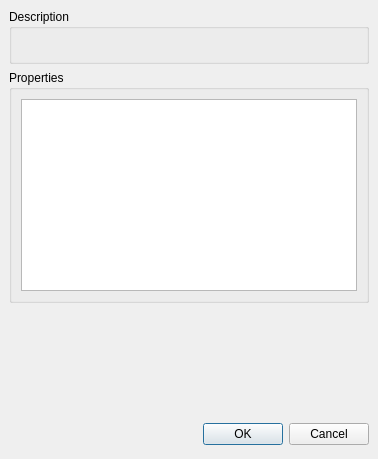
<ui version="4.0" >
 <class>ParticleTypePropertiesDialog</class>
 <widget class="QDialog" name="ParticleTypePropertiesDialog" >
  <property name="geometry" >
   <rect>
    <x>0</x>
    <y>0</y>
    <width>378</width>
    <height>459</height>
   </rect>
  </property>
  <property name="windowTitle" >
   <string>Particle type properties</string>
  </property>
  <layout class="QVBoxLayout" >
   <property name="margin" >
    <number>9</number>
   </property>
   <property name="spacing" >
    <number>6</number>
   </property>
   <item>
    <widget class="QGroupBox" name="groupBox" >
     <property name="title" >
      <string>Description</string>
     </property>
     <layout class="QVBoxLayout" >
      <property name="margin" >
       <number>9</number>
      </property>
      <property name="spacing" >
       <number>6</number>
      </property>
      <item>
       <widget class="QLabel" name="descriptionLabel" >
        <property name="text" >
         <string/>
        </property>
       </widget>
      </item>
     </layout>
    </widget>
   </item>
   <item>
    <widget class="QGroupBox" name="groupBox_2" >
     <property name="title" >
      <string>Properties</string>
     </property>
     <layout class="QVBoxLayout" >
      <property name="margin" >
       <number>9</number>
      </property>
      <property name="spacing" >
       <number>6</number>
      </property>
      <item>
       <widget class="QTableWidget" name="propertiesTableWidget" >
        <property name="alternatingRowColors" >
         <bool>true</bool>
        </property>
       </widget>
      </item>
     </layout>
    </widget>
   </item>
   <item>
    <spacer>
     <property name="orientation" >
      <enum>Qt::Vertical</enum>
     </property>
     <property name="sizeHint" >
      <size>
       <width>20</width>
       <height>40</height>
      </size>
     </property>
    </spacer>
   </item>
   <item>
    <layout class="QHBoxLayout" >
     <property name="margin" >
      <number>0</number>
     </property>
     <property name="spacing" >
      <number>6</number>
     </property>
     <item>
      <spacer>
       <property name="orientation" >
        <enum>Qt::Horizontal</enum>
       </property>
       <property name="sizeHint" >
        <size>
         <width>131</width>
         <height>31</height>
        </size>
       </property>
      </spacer>
     </item>
     <item>
      <widget class="QPushButton" name="okButton" >
       <property name="text" >
        <string>OK</string>
       </property>
      </widget>
     </item>
     <item>
      <widget class="QPushButton" name="cancelButton" >
       <property name="text" >
        <string>Cancel</string>
       </property>
      </widget>
     </item>
    </layout>
   </item>
  </layout>
 </widget>
 <resources/>
 <connections>
  <connection>
   <sender>okButton</sender>
   <signal>clicked()</signal>
   <receiver>ParticleTypePropertiesDialog</receiver>
   <slot>accept()</slot>
   <hints>
    <hint type="sourcelabel" >
     <x>308</x>
     <y>265</y>
    </hint>
    <hint type="destinationlabel" >
     <x>96</x>
     <y>254</y>
    </hint>
   </hints>
  </connection>
  <connection>
   <sender>cancelButton</sender>
   <signal>clicked()</signal>
   <receiver>ParticleTypePropertiesDialog</receiver>
   <slot>reject()</slot>
   <hints>
    <hint type="sourcelabel" >
     <x>389</x>
     <y>265</y>
    </hint>
    <hint type="destinationlabel" >
     <x>179</x>
     <y>282</y>
    </hint>
   </hints>
  </connection>
 </connections>
</ui>
